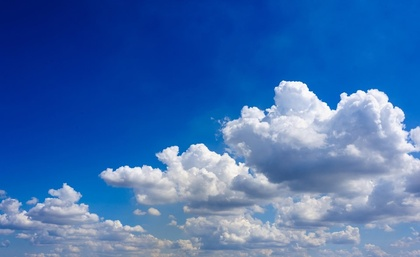
%> input picture MSc Labs/TS/code/img3.jpg, 420 x 257 px, shrunk from 960 x 588 before the run
$ octave Test.m   (GNU Octave 9; MATLAB toolbox functions it lacks are replaced by stand-ins)
%> lines starting %> are read from the running program, lines starting %| are printed output that depends on the picture
### MSc Labs/TS/code/my_histogram.m
function histogram = my_histogram(imag)
% histogram of the image
histogram = zeros(1,256);
s = size(imag);

for i=1:s(1)
    for j=1:s(2)
        value = imag(i,j);
        histogram(value+1) = histogram(value+1) + 1;
    end
end

end

### MSc Labs/TS/code/histogram_model.m
function [imag_modeling,histogram] = histogram_model(target_histogram_normal,imag)
% modeling the histogram of the image to the target histogram
h = my_histogram(imag);
s = size(imag);
num = s(1)*s(2);
imag_modeling = uint8(zeros(s(1),s(2)));
h_normal = h/num; % normalize the histogram

%calculate the distribution function
target_histogram_normal_df = zeros(1,256);
h_df = zeros(1,256);
target_histogram_normal_df(1) = target_histogram_normal(1);
h_df(1) = h_normal(1);
for i=2:256
    target_histogram_normal_df(i) = target_histogram_normal(i)+target_histogram_normal_df(i-1);
    h_df(i) = h_normal(i)+h_df(i-1);
end

%calculate the transformation
map = zeros(1,256);
for i=1:256
    h = h_df(i);
    h_a_b_difference = abs(target_histogram_normal_df - h);

    %find the minimum difference
    a = find(h_a_b_difference == min(h_a_b_difference));
    map(i) = a(1);
end

%transform the image
for i=1:s(1)
    for j=1:s(2)
        imag_modeling(i,j) = map(imag(i,j)+1);
    end
end
histogram = my_histogram(imag_modeling);
end

### MSc Labs/TS/code/Test.m
im3 = imread('img3.jpg');
%> im3 is the input picture: size 257x420x3 uint8; mean R, G, B 65.1, 111, 176.3
im4 = imread('img4.jpg');
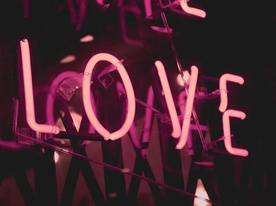
%> input picture MSc Labs/TS/code/img4.jpg, 276 x 206 px, shrunk from 630 x 472 before the run
%> im4 is the input picture: size 206x276x3 uint8; mean R, G, B 71.8, 37.5, 47.8
im3_r = im3(:,:,1);
im3_g = im3(:,:,2);
im3_b = im3(:,:,3);
im4_r = im4(:,:,1);
im4_g = im4(:,:,2);
im4_b = im4(:,:,3);
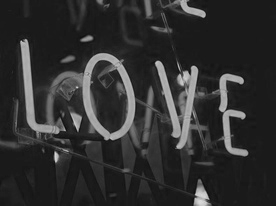
%> im4_b: size 206x276 uint8; min 10, max 217, mean 47.8

h3_r = my_histogram(im3_r);
%> after the loop in my_histogram, `for i=1:s(1)`: histogram = 256 values, max 24465 at index 1, min 0 at index 254, mean 421.6
%> h3_r has the same summary as histogram in my_histogram
h3_g = my_histogram(im3_g);
%> h3_g = 256 values, max 1585 at index 95, min 0 at index 1, mean 421.6
h3_b = my_histogram(im3_b);
%> h3_b = 256 values, max 2388 at index 194, min 0 at index 1, mean 421.6

h4_r = my_histogram(im4_r);
%> h4_r = 256 values, max 10503 at index 27, min 0 at index 1, mean 222.1
s = size(im4_r);
%> s = [206 276]
h2_normal = h4_r ./ (s(1)*s(2));
%> h2_normal = 256 values, max 0.185 at index 27, min 0 at index 1, mean 0.00391
[im3_m_r, h3_m_r] = histogram_model(h2_normal,im3_r);
%> in histogram_model, `h = my_histogram(imag);`: h has the same summary as histogram in my_histogram
%> in histogram_model, `h_normal = h/num;`: h_normal = 256 values, max 0.227 at index 1, min 0 at index 254, mean 0.00391
%> after the loop in histogram_model, `for i=2:256`: h_df = 256 values from 0.227 to 1; target_histogram_normal_df = 256 values from 0 to 1
%> the loop in histogram_model, `for i=1:256` made 256 passes
%> (h, a) on passes 1 to 3: (0.227, 27), (0.432, 37), (0.512, 46)
%> after the loop in histogram_model, `for i=1:256`: map = 256 values from 27 to 255
%> after the loop in histogram_model, `for i=1:s(1)`:
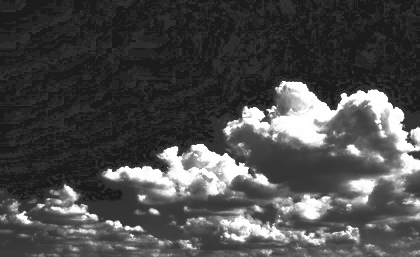
%> imag_modeling: size 257x420 uint8; min 27, max 255, mean 74.5
%> in histogram_model, `histogram = my_histogram(imag_modeling);`: histogram = 256 values, max 24465 at index 28, min 0 at index 1, mean 421.6
%> h3_m_r has the same summary as histogram in histogram_model

h4_g = my_histogram(im4_g);
%> h4_g = 256 values, max 13247 at index 27, min 0 at index 217, mean 222.1
s = size(im4_g);
h2_normal = h4_g ./ (s(1)*s(2));
%> h2_normal = 256 values, max 0.233 at index 27, min 0 at index 217, mean 0.00391
[im3_m_g, h3_m_g] = histogram_model(h2_normal,im3_g);
%> in histogram_model (call 2), `h = my_histogram(imag);`: h has the same summary as h3_g outside histogram_model
%> in histogram_model (call 2), `h_normal = h/num;`: h_normal = 256 values, max 0.0147 at index 95, min 0 at index 1, mean 0.00391
%> after the loop in histogram_model (call 2), `for i=2:256`: h_df = 256 values from 0 to 1; target_histogram_normal_df = 256 values from 0.000791 to 1
%> the loop in histogram_model (call 2), `for i=1:256` made 256 passes
%> (h, a) on passes 1 to 3: (0, 1), (0, 1), (0, 1)
%> after the loop in histogram_model (call 2), `for i=1:256`: map = 256 values from 1 to 216
%> after the loop in histogram_model (call 2), `for i=1:s(1)`:
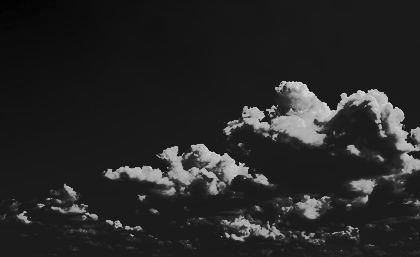
%> imag_modeling: size 257x420 uint8; min 1, max 216, mean 38.2
%> in histogram_model (call 2), `histogram = my_histogram(imag_modeling);`: histogram = 256 values, max 17858 at index 27, min 0 at index 1, mean 421.6
%> h3_m_g has the same summary as histogram in histogram_model

h4_b = my_histogram(im4_b);
%> h4_b = 256 values, max 14705 at index 27, min 0 at index 1, mean 222.1
s = size(im4_b);
h2_normal = h4_b ./ (s(1)*s(2));
%> h2_normal = 256 values, max 0.259 at index 27, min 0 at index 1, mean 0.00391
[im3_m_b, h3_m_b] = histogram_model(h2_normal,im3_b);
%> in histogram_model (call 3), `h = my_histogram(imag);`: h has the same summary as h3_b outside histogram_model
%> in histogram_model (call 3), `h_normal = h/num;`: h_normal = 256 values, max 0.0221 at index 194, min 0 at index 1, mean 0.00391
%> after the loop in histogram_model (call 3), `for i=2:256`: target_histogram_normal_df = 256 values from 0 to 1
%> after the loop in histogram_model (call 3), `for i=1:256`: map = 256 values from 1 to 218
%> after the loop in histogram_model (call 3), `for i=1:s(1)`:
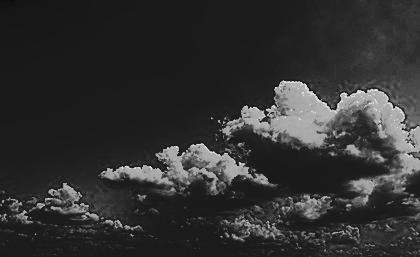
%> imag_modeling: size 257x420 uint8; min 14, max 218, mean 49
%> in histogram_model (call 3), `histogram = my_histogram(imag_modeling);`: histogram = 256 values, max 18245 at index 28, min 0 at index 1, mean 421.6
%> h3_m_b has the same summary as histogram in histogram_model

im3_m = cat(3, im3_m_r,im3_m_g,im3_m_b);
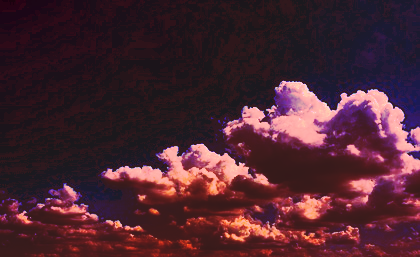
%> im3_m: size 257x420x3 uint8; mean R, G, B 74.5, 38.2, 49


figure;
subplot(3,4,1);imshow(im3); title('"Sky"');
subplot(3,4,2);bar(h3_r);title('Red histogram of "Sky"');
subplot(3,4,3);bar(h3_g);title('Green histogram of "Sky"');
subplot(3,4,4);bar(h3_b);title('Blue histogram of "Sky"');

subplot(3,4,5);imshow(im4);title('"Love"');
subplot(3,4,6);bar(h4_r);title('Red histogram of "Love"');
subplot(3,4,7);bar(h4_g);title('Green histogram of "Love"');
subplot(3,4,8);bar(h4_b);title('Blue histogram of "Love"');

subplot(3,4,9);imshow(im3_m); title('Modified "Sky"');
subplot(3,4,10);bar(h3_m_r);title('Modified Red histogram');
subplot(3,4,11);bar(h3_m_g);title('Modified Green histogram');
subplot(3,4,12);bar(h3_m_b);title('Modified Blue histogram');
%> after `title('Modified Blue histogram')`:
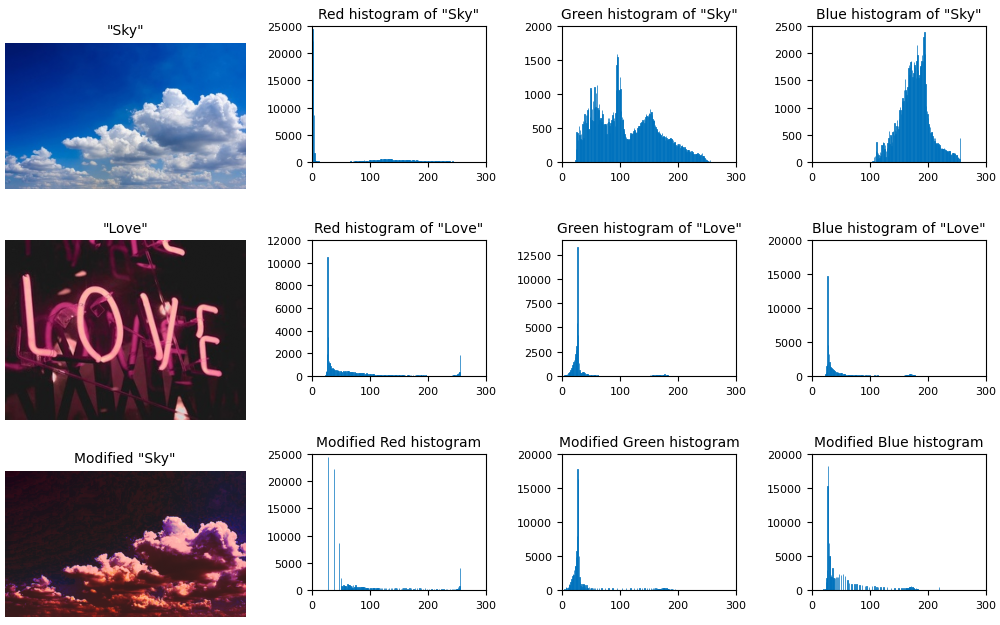
%> figure redrawn from the program's plot data, 12 panels
